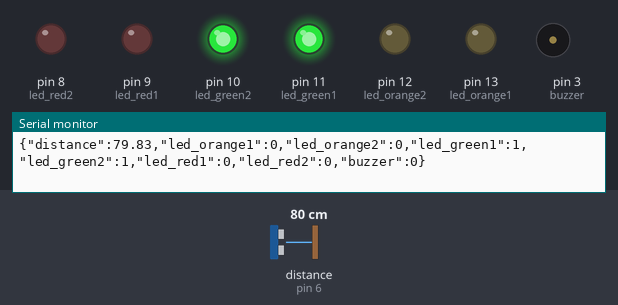
Recording of a sketch running on a simulated Arduino Uno, built with avr-gcc and run on an emulated ATmega328P. On the bench: output pins drawn as LEDs (lit = HIGH), buzzer (waves = sounding), the last lines printed to the serial monitor. Wiring (inferred from the names in the program): ultrasonic range finder: trigger pin 7; echo pin 6. The test bench sets the inputs (shaded band); at power-on: distance to the obstacle (sensor on pin 6) 80 cm. The echo pulse lasts 58.3 µs per cm; pins used as bus, display or sensor lines are not drawn.

Above: at 1.2 s.
1.3 s: distance to the obstacle (sensor on pin 6) set to 18 cm
4.3 s: distance to the obstacle (sensor on pin 6) set to 14 cm
At 5.2 s:
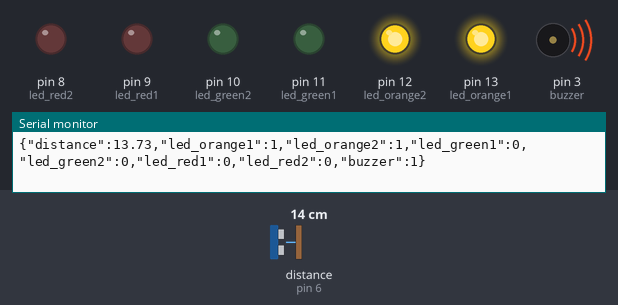
5.9 s: distance to the obstacle (sensor on pin 6) set to 7 cm
8.9 s: distance to the obstacle (sensor on pin 6) set to 4 cm
At 10.1 s:
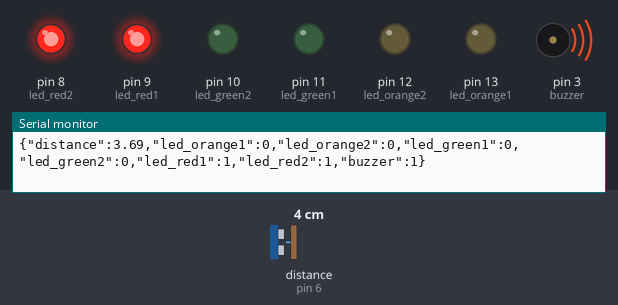
10.4 s: distance to the obstacle (sensor on pin 6) set to 35 cm
At 11.5 s:
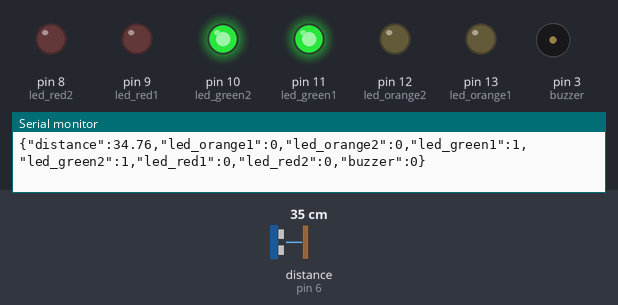
Timing chart, 0 to 12.9 s (numbered marks = the images above; inputs shaded):
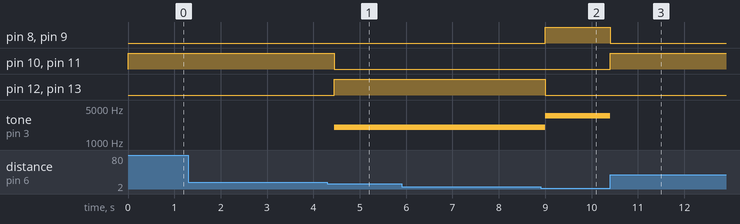

The sketch:

ledy.ino
```cpp
#define trigPin 7
#define echoPin 6

// LEDY
#define led_orange1 13   // pomarańczowy
#define led_orange2 12   // pomarańczowy
#define led_green1  11   // zielony
#define led_green2  10   // zielony
#define led_red1    9    // czerwony
#define led_red2    8    // czerwony

#define buzzer 3

long duration;
float distance_cm;
bool buzzerOn = false;

void setup() {
  Serial.begin(9600);

  pinMode(trigPin, OUTPUT);
  pinMode(echoPin, INPUT);

  pinMode(led_orange1, OUTPUT);
  pinMode(led_orange2, OUTPUT);
  pinMode(led_green1, OUTPUT);
  pinMode(led_green2, OUTPUT);
  pinMode(led_red1, OUTPUT);
  pinMode(led_red2, OUTPUT);

  pinMode(buzzer, OUTPUT);
}

void loop() {

  // --- pomiar odległości ---
  digitalWrite(trigPin, LOW);
  delayMicroseconds(2);

  digitalWrite(trigPin, HIGH);
  delayMicroseconds(10);
  digitalWrite(trigPin, LOW);

  duration = pulseIn(echoPin, HIGH, 30000); // timeout 30 ms
  distance_cm = (duration / 2.0) / 29.1;    // w cm

  // najpierw wszystko gasimy
  digitalWrite(led_orange1, LOW);
  digitalWrite(led_orange2, LOW);
  digitalWrite(led_green1, LOW);
  digitalWrite(led_green2, LOW);
  digitalWrite(led_red1, LOW);
  digitalWrite(led_red2, LOW);
  noTone(buzzer);
  buzzerOn = false;

  // obsługa, gdy nie ma pomiaru (brak echa)
  if (duration == 0 || distance_cm <= 0) {
    // brak pomiaru -> wysyłamy distance = -1
    distance_cm = -1;

    // traktujemy jak bezpieczną odległość -> świecą zielone
    digitalWrite(led_green1, HIGH);
    digitalWrite(led_green2, HIGH);
  }
  else {
    // ---- STREFY ----
    if (distance_cm <= 5.0) {
      // CZERWONA strefa: <= 5 cm
      digitalWrite(led_red1, HIGH);
      digitalWrite(led_red2, HIGH);

      tone(buzzer, 3500);
      buzzerOn = true;
    }
    else if (distance_cm > 5.0 && distance_cm <= 15.0) {
      // POMARAŃCZOWA strefa: 5–15 cm
      digitalWrite(led_orange1, HIGH);
      digitalWrite(led_orange2, HIGH);

      tone(buzzer, 2000);
      buzzerOn = true;
    }
    else {
      // ZIELONA strefa: > 15 cm
      digitalWrite(led_green1, HIGH);
      digitalWrite(led_green2, HIGH);

      noTone(buzzer);
      buzzerOn = false;
    }
  }

  // --- ODCZYT STANÓW LED I WYSŁANIE JSONA ---
  int lo1 = digitalRead(led_orange1);
  int lo2 = digitalRead(led_orange2);
  int lg1 = digitalRead(led_green1);
  int lg2 = digitalRead(led_green2);
  int lr1 = digitalRead(led_red1);
  int lr2 = digitalRead(led_red2);

  Serial.print("{\"distance\":");
  Serial.print(distance_cm, 2);  // 2 miejsca po przecinku
  Serial.print(",\"led_orange1\":");
  Serial.print(lo1);
  Serial.print(",\"led_orange2\":");
  Serial.print(lo2);
  Serial.print(",\"led_green1\":");
  Serial.print(lg1);
  Serial.print(",\"led_green2\":");
  Serial.print(lg2);
  Serial.print(",\"led_red1\":");
  Serial.print(lr1);
  Serial.print(",\"led_red2\":");
  Serial.print(lr2);
  Serial.print(",\"buzzer\":");
  Serial.print(buzzerOn ? 1 : 0);
  Serial.println("}");

  delay(100);
}
```

Measured:
- the behaviour switches between 16 and 15 cm on distance to the obstacle (sensor on pin 6) (found by bisection; images 0 and 1)
- the behaviour switches between 6 and 5 cm on distance to the obstacle (sensor on pin 6) (found by bisection; images 1 and 2)
- after the input at 4.3 s, pin 10 (led_green2), pin 11 (led_green1): HIGH → LOW after 0.15 s; pin 12 (led_orange2), pin 13 (led_orange1): LOW → HIGH after 0.15 s; tone on pin 3 (buzzer): silent → 2000 Hz after 0.15 s
- after the input at 8.9 s, pin 8 (led_red2), pin 9 (led_red1): LOW → HIGH after 0.10 s; pin 12 (led_orange2), pin 13 (led_orange1): HIGH → LOW after 0.10 s; tone on pin 3 (buzzer): 2000 Hz → 3500 Hz after 0.10 s
- after the input at 10.4 s, pin 8 (led_red2), pin 9 (led_red1): HIGH → LOW at once; pin 10 (led_green2), pin 11 (led_green1): LOW → HIGH at once; tone on pin 3 (buzzer): 3500 Hz → silent at once
